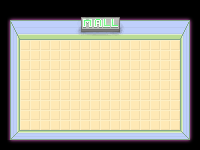

This game map was drawn from its Tiled (.tmx) file and the tilesets committed beside it. A one-line description and the trimmed map source follow:
An orthogonal 20x15 tile map with 10x10 px tiles, 2 tile layers (ground, decor), 3 hidden layers not drawn.

<map version="1.0" orientation="orthogonal" width="20" height="15" tilewidth="10" tileheight="10">
 <tileset firstgid="1" name="tiles" tilewidth="10" tileheight="10">
  <image source="../images/tiles.png" width="128" height="256" />
 </tileset>
 <layer name="ground" width="20" height="15">
  <data>[300 cells, 300 non-empty, 28 distinct tile ids]</data>
 </layer>
 <layer name="decor" width="20" height="15">
  <data>[300 cells, 18 non-empty, 18 distinct tile ids]</data>
 </layer>
 <layer name="backs" width="20" height="15" visible="0">
  <data>[300 cells, 12 non-empty, 4 distinct tile ids]</data>
 </layer>
 <layer name="fronts" width="20" height="15" visible="0">
  <data>[300 cells, 36 non-empty, 24 distinct tile ids]</data>
 </layer>
 <layer name="foods" width="20" height="15" visible="0">
  <data>[300 cells, 36 non-empty, 36 distinct tile ids]</data>
 </layer>
</map>
